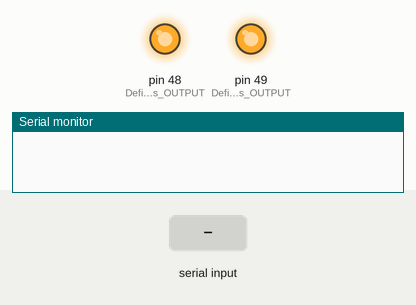
The sketch below on a simulated Arduino Mega 2560, built with avr-gcc and run on an emulated ATmega2560. On the bench: output pins drawn as LEDs (lit = HIGH), the last lines printed to the serial monitor. Inputs (shaded band) come from the test bench.

Above: at 1.2 s.
1.3 s: "z" received over Serial
At 2.1 s:
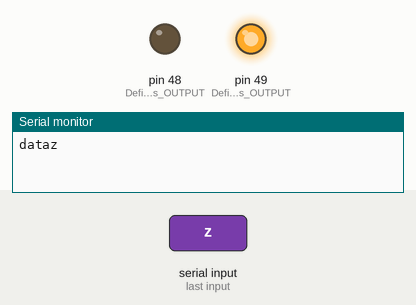
2.8 s: "y" received over Serial
At 3.9 s:
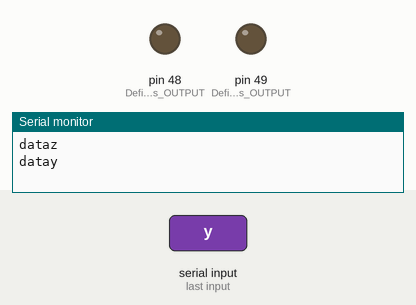
4.3 s: "Z" received over Serial
At 5.0 s:
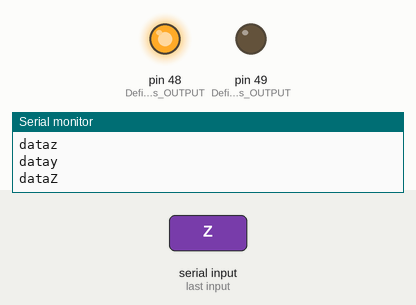
Timing chart, 0 to 7.3 s (numbered marks = the images above; inputs shaded):
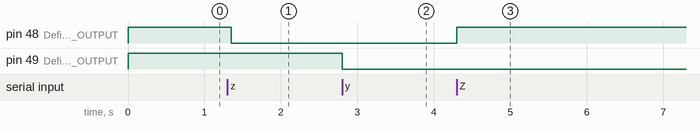

The sketch:

PRJ_Code.ino
```cpp
void setup() {

  Serial.begin(9600); //Define Baud rate 9600
  pinMode(48, OUTPUT); // Define pin 48 as OUTPUT
  pinMode(49, OUTPUT); // Define pin 49 as OUTPUT
  digitalWrite(48,HIGH);
  digitalWrite(49,HIGH);
 }

void loop() {

 if(Serial.available()>0)
   {
      char data= Serial.read(); // reading the data received from the bluetooth module
      Serial.print("data");
      switch(data)
      {
        case 'Z': digitalWrite(48, HIGH);break; // when Z is pressed on the app Turn on Pin 48
        case 'z': digitalWrite(48, LOW);break; // when z is pressed on the app Turn off Pin 48
        case 'Y': digitalWrite(49, HIGH);break; // when Y is pressed on the app Turn on Pin 49
        case 'y': digitalWrite(49, LOW);break; // when y is pressed on the app Turn off Pin 49
        default : break;
      }
      Serial.println(data);
   }
   delay(50);
}
```

Measured:
- after the input at 1.3 s, pin 48 (Define_pin_48_as_OUTPUT): HIGH → LOW after 0.05 s
- after the input at 2.8 s, pin 49 (Define_pin_49_as_OUTPUT): HIGH → LOW at once
- after the input at 4.3 s, pin 48 (Define_pin_48_as_OUTPUT): LOW → HIGH at once
